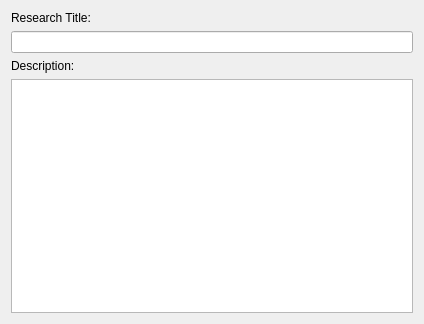
<?xml version="1.0" encoding="UTF-8"?>
<ui version="4.0">
 <class>ProjectGeneralSettings</class>
 <widget class="QWidget" name="ProjectGeneralSettings">
  <property name="geometry">
   <rect>
    <x>0</x>
    <y>0</y>
    <width>424</width>
    <height>324</height>
   </rect>
  </property>
  <property name="windowTitle">
   <string>Form</string>
  </property>
  <layout class="QVBoxLayout" name="verticalLayout">
   <item>
    <widget class="QLabel" name="label_2">
     <property name="text">
      <string>Research Title:</string>
     </property>
    </widget>
   </item>
   <item>
    <widget class="KLineEdit" name="editTitle"/>
   </item>
   <item>
    <widget class="QLabel" name="label">
     <property name="text">
      <string>Description:</string>
     </property>
    </widget>
   </item>
   <item>
    <widget class="KTextEdit" name="editDescription"/>
   </item>
  </layout>
 </widget>
 <customwidgets>
  <customwidget>
   <class>KLineEdit</class>
   <extends>QLineEdit</extends>
   <header>klineedit.h</header>
  </customwidget>
  <customwidget>
   <class>KTextEdit</class>
   <extends>QTextEdit</extends>
   <header>ktextedit.h</header>
  </customwidget>
 </customwidgets>
 <resources/>
 <connections/>
</ui>
